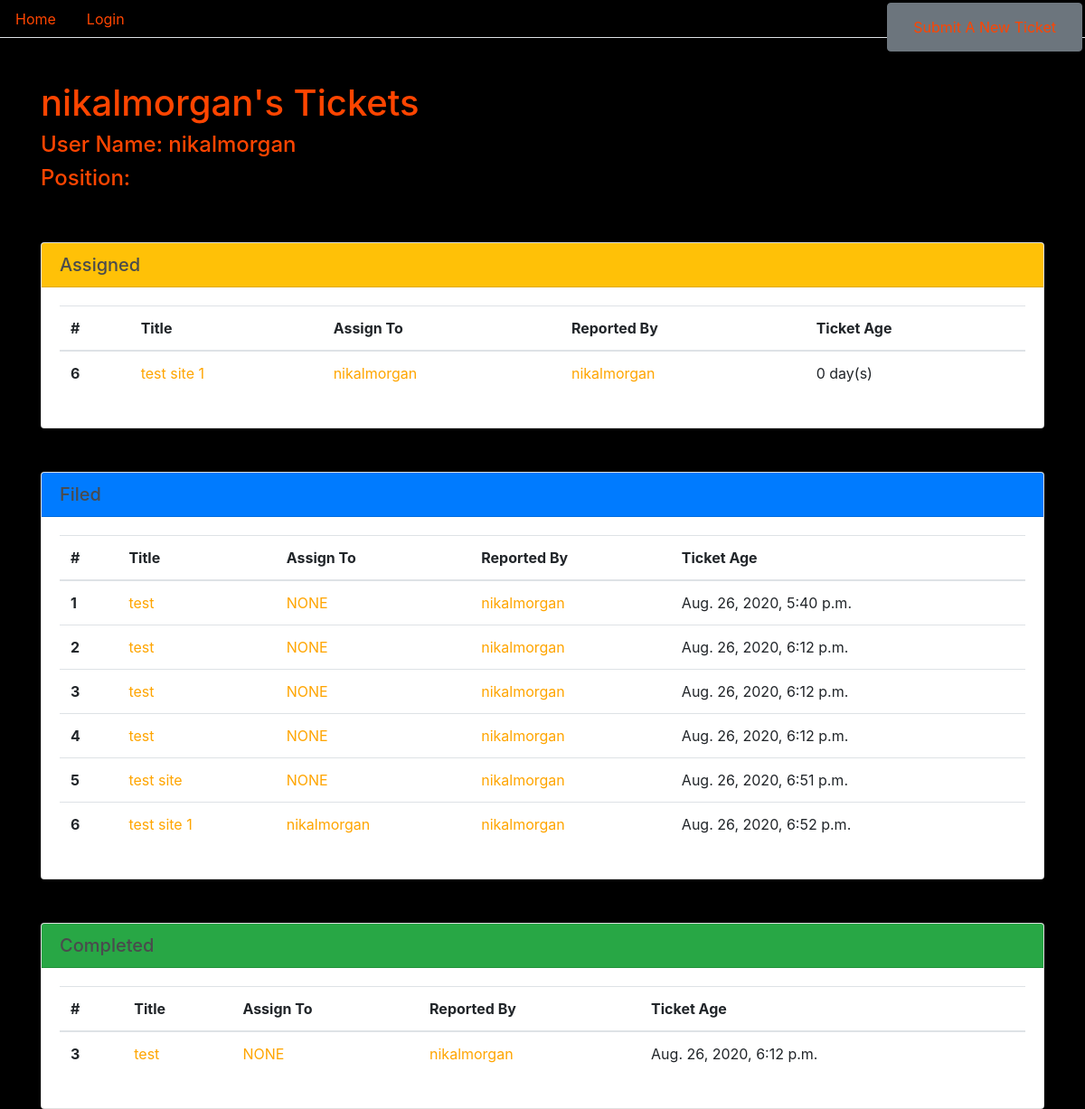
The app's page /user/nikalmorgan/, older data.
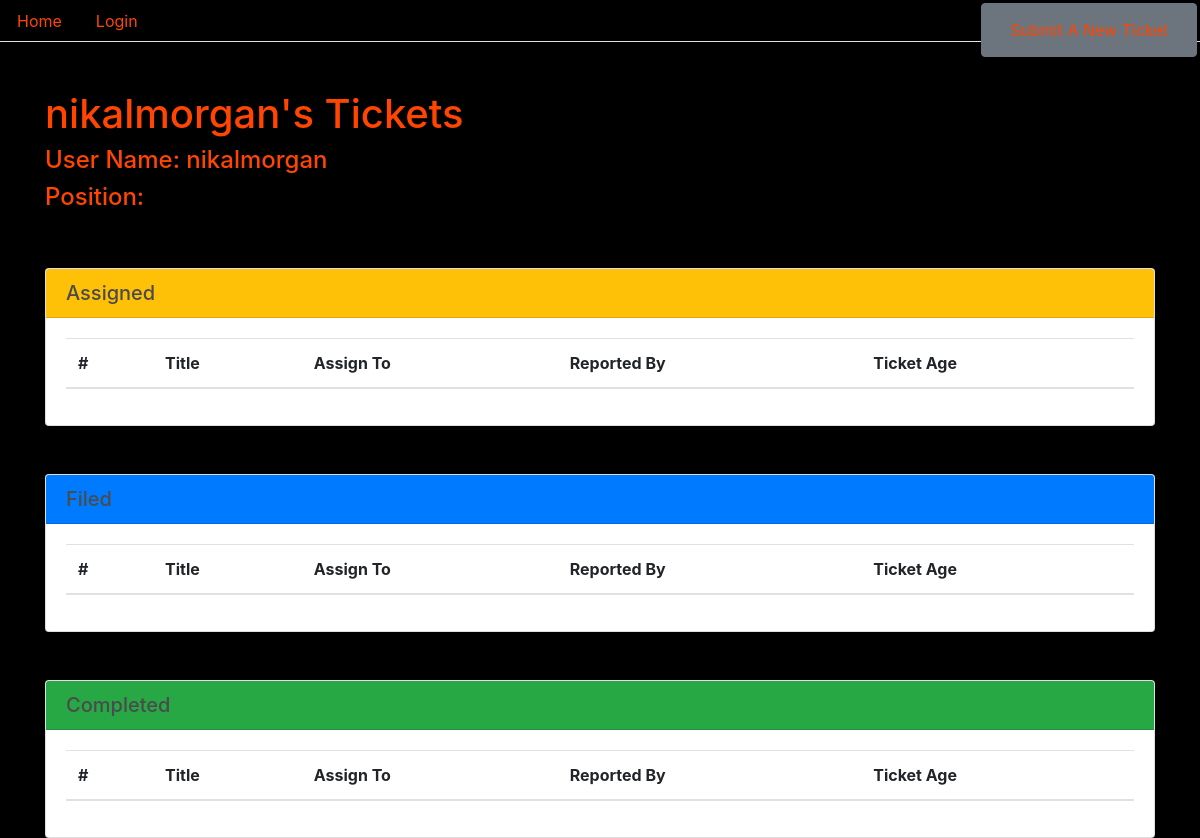
The same page, newer data.
### bugs/models.py (models this page shows, shortened)
class Ticket(models.Model):
    class Status(models.TextChoices):
        NEW = 'NEW'
        IN_PROGESS = 'IN PROGRESS'
        DONE = 'DONE'
        INVALID = 'INVALID'
    title = models.CharField(max_length=80)
    date = models.DateTimeField(default=timezone.now)
    description = models.TextField()
    filedBy = models.ForeignKey(CustomUser, on_delete=models.CASCADE)
    status = models.CharField(
        max_length=200,
        choices=Status.choices,
        default=Status.NEW)
    assignedTo = models.CharField(max_length=240, default='NONE')
    completedBy = models.CharField(max_length=240, default='NONE')
    markedBy = models.CharField(max_length=240, default='NONE')
    @property
    def age(self):
        return int((timezone.now() - self.date).days / 365.25)

### custom_users/models.py (models this page shows)
class CustomUser(AbstractUser):
    position = models.CharField(max_length=120, blank=True, null=True)
    REQUIRED_FIELDS = ['position']
    def __str__(self):
        return self.username

### bugs/views.py (the view)
# urls.py: path('user/<str:username>/', views.users_detail, name='userdetails'),
def users_detail(request, username):
    current_user = CustomUser.objects.filter(username=username).first()
    user_filed = Ticket.objects.filter(filedBy=current_user)
    user_assigned = Ticket.objects.filter(assignedTo=username)
    user_completed = Ticket.objects.filter(completedBy=username)
    return render(request, 'user_detail.html', {'current_user': current_user, 'filed_tickets': user_filed, 'assigned_tickets': user_assigned, 'completed_tickets': user_completed})

### templates/user_detail.html (shortened to what the changed rows need)
{% load static %}
<!DOCTYPE html>
<html lang="en">
<head>
    <link rel="stylesheet" href="https://stackpath.bootstrapcdn.com/bootstrap/4.5.1/css/bootstrap.min.css"
>
    <link rel="stylesheet" type="text/css" href="{% static 'css/main.css' %}">
</head>
<body>
    <br>
    <br>
    <div class="container">
        <h1 style="color: orangered;">{{ current_user.username }}'s Tickets</h1>
        <br>
        <br>
        <div class="card">
            <div class="card-body">
                <table class="table table-hover">
                    <thead>
                        <tr>
                            <th scope="col">#</th>
                            <th scope="col">Title</th>
                            <th scope="col">Assign To</th>
                            <th scope="col">Reported By</th>
                            <th scope="col">Ticket Age</th>
                        </tr>
                    </thead>
                    <tbody>
                        {% for ticket in assigned_tickets %}
                        <tr>
                            <th scope="row">{{ticket.id}}</th>
                            <td> <a href="/ticket/{{ticket.id}}" class="card-link"
                                    style="color: orange;">{{ ticket.title }}</a></td>
                            <td><a href="/user/{{ticket.assignedTo}}" class="card-link"
                                    style="color: orange;">{{ ticket.assignedTo }}</a></td>
                            <td><a href="/user/{{ticket.filedBy.username}}" class="card-link"
                                    style="color: orange;">{{ ticket.filedBy }}</a></td>
                            <td>{{ ticket.age }} day(s)</td>
                        </tr>
                        {% endfor %}
                    </tbody>
                </table>
            </div>
        </div>
        <br>
        <br>
        <div class="card">
            <div class="card-body">
                <table class="table table-hover">
                    <thead>
                        <tr>
                            <th scope="col">#</th>
                            <th scope="col">Title</th>
                            <th scope="col">Assign To</th>
                            <th scope="col">Reported By</th>
                            <th scope="col">Ticket Age</th>
                        </tr>
                    </thead>
                    <tbody>
                        {% for ticket in filed_tickets %}
                        <tr>
                            <th scope="row">{{ticket.id}}</th>
                            <td> <a href="/ticket/{{ticket.id}}" class="card-link"
                                    style="color: orange;">{{ ticket.title }}</a>
                            </td>
                            <td><a href="/user/{{ticket.assignedTo}}" class="card-link"
                                    style="color: orange;">{{ ticket.assignedTo }}</a></td>
                            <td><a href="/user/{{ticket.filedBy.username}}" class="card-link"
                                    style="color: orange;">{{ ticket.filedBy }}</a></td>
                            <td>{{ ticket.date }}</td>
                        </tr>
                        {% endfor %}
                    </tbody>
                </table>
            </div>
        </div>
        <br>
        <br>
        <div class="card">
            <div class="card-body">
                <table class="table table-hover">
                    <thead>
                        <tr>
                            <th scope="col">#</th>
                            <th scope="col">Title</th>
                            <th scope="col">Assign To</th>
                            <th scope="col">Reported By</th>
                            <th scope="col">Ticket Age</th>
                        </tr>
                    </thead>
                    <tbody>
                        {% for ticket in completed_tickets %}
                        <tr>
                            <th scope="row">{{ticket.id}}</th>
                            <td> <a href="/ticket/{{ticket.id}}" class="card-link"
                                    style="color: orange;">{{ ticket.title }}</a>
                            </td>
                            <td><a href="/user/{{ticket.assignedTo}}" class="card-link"
                                    style="color: orange;">{{ ticket.assignedTo }}</a></td>
                            <td><a href="/user/{{ticket.filedBy.username}}" class="card-link"
                                    style="color: orange;">{{ ticket.filedBy }}</a></td>
                            <td>{{ ticket.date }}</td>
                        </tr>
                        {% endfor %}
                    </tbody>
                </table>
            </div>
        </div>
    </div>
</body>
</html>

Row changes from the older to the newer data that the page shows:
removed Ticket: id "6", title "test site 1", assignedTo "nikalmorgan", filedBy "nikalmorgan", age "0", date "Aug. 26, 2020, 6:52 p.m."
removed Ticket: id "1", title "test", assignedTo "NONE", filedBy "nikalmorgan", date "Aug. 26, 2020, 5:40 p.m.", shown under "Filed"
removed Ticket: id "2", title "test", assignedTo "NONE", filedBy "nikalmorgan", date "Aug. 26, 2020, 6:12 p.m.", shown under "Filed"
removed Ticket: id "3", title "test", assignedTo "NONE", filedBy "nikalmorgan", date "Aug. 26, 2020, 6:12 p.m."
removed Ticket: id "4", title "test", assignedTo "NONE", filedBy "nikalmorgan", date "Aug. 26, 2020, 6:12 p.m.", shown under "Filed"
removed Ticket: id "5", title "test site", assignedTo "NONE", filedBy "nikalmorgan", date "Aug. 26, 2020, 6:51 p.m.", shown under "Filed"
